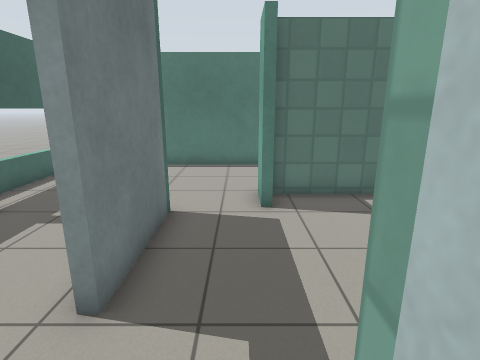
[1] (above)

21 first-person views from a walk through a world built for the Gazebo simulator. The camera is 1.3 m above the floor, tilts 14° down and sees 80° across. The floor is counted in squares, 0.5 m on a side. Each view is taken from the middle of a square. On the plan, view 1 faces up. The plan holds only what a view shows up to about 19 squares ahead; the rest is blank. The robots in the file are not drawn. Simple patterns stand in for the simulator's built-in surfaces.

[2]
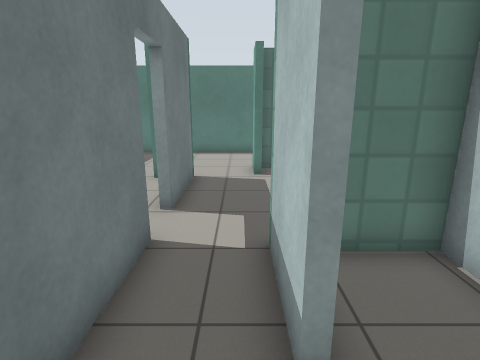

[3]
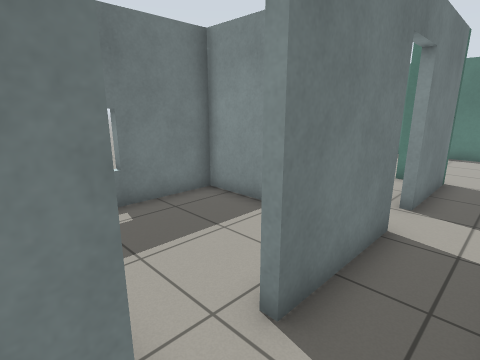

[4]
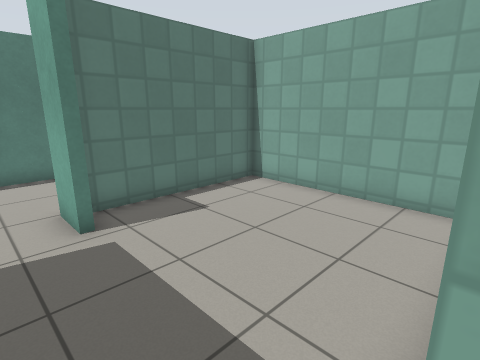

[5]
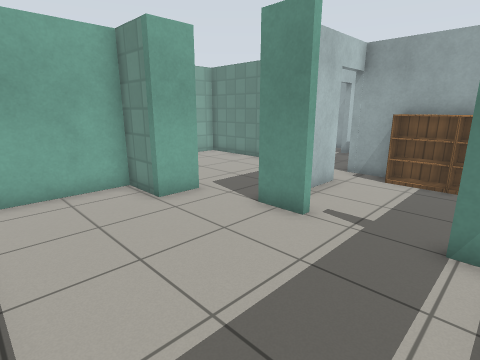

[6]
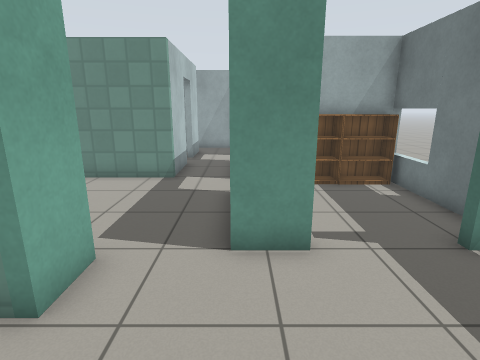

[7]
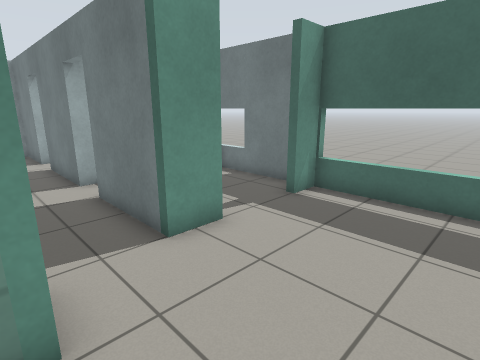

[8]
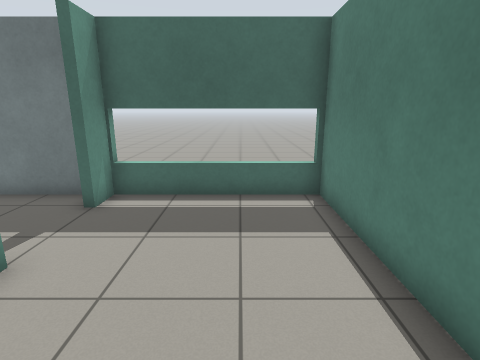

[9]
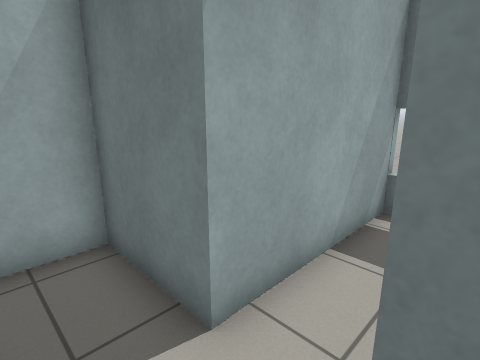

[10]
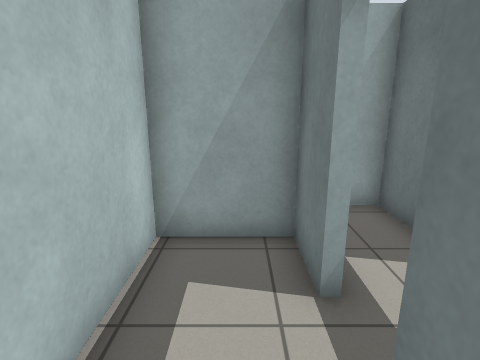

[11]
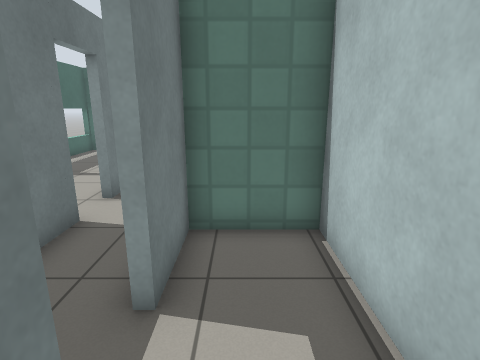

[12]
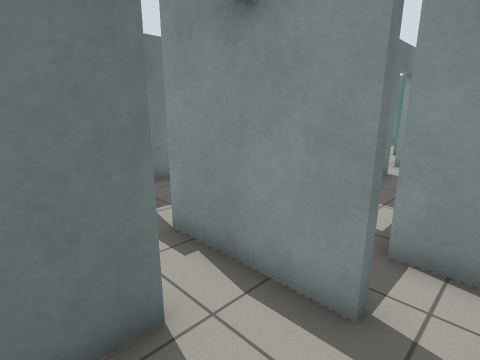

[13]
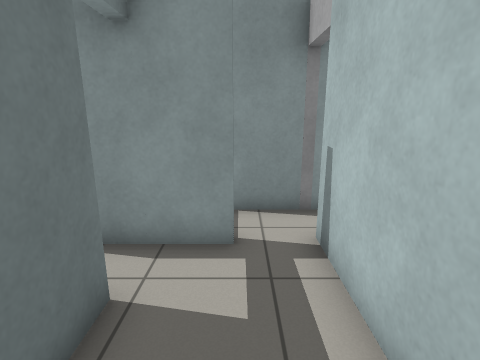

[14]
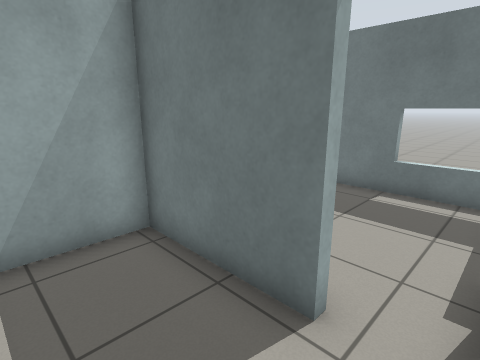

[15]
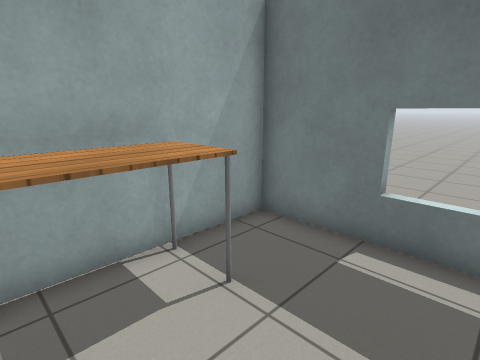

[16]
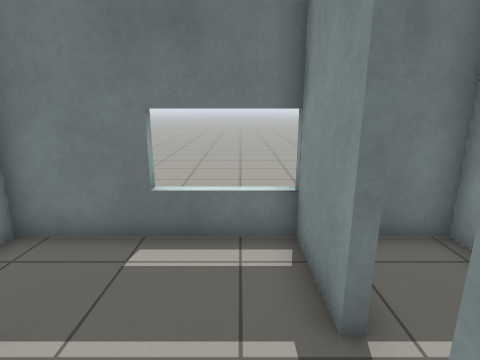

[17]
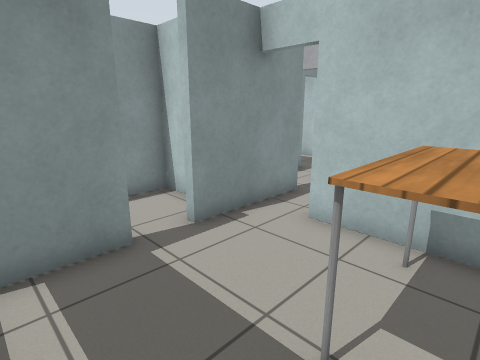

[18]
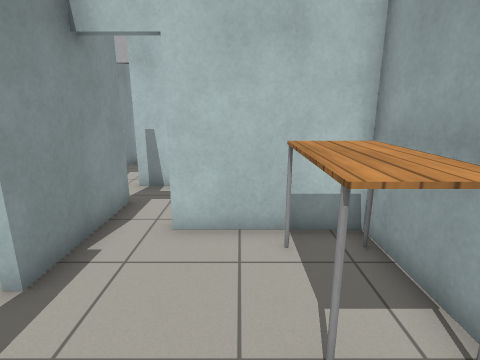

[19]
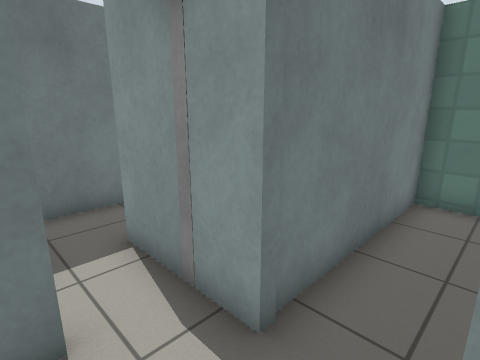

[20]
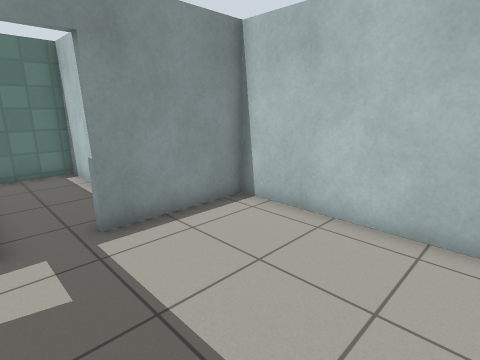

[21]
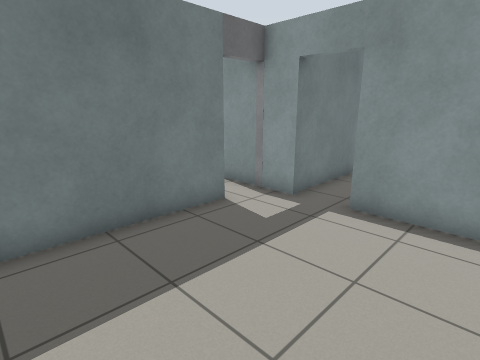

### Floor plan
Points are (right, up) in squares from view 1. A wall is a line through its corners. A room is listed if a view was taken in it or the views show most of it. See-through windows are left out.
Room 1 (views 1, 2, 3, 4, 9)
walls: (-1.8, 1.4) (-1.8, -2.6); (1, 7.4) (0.6, 7.4) (0.6, 8.9); (0.6, -1.7) (0.6, 1.2) (7.3, 1.2) (7.3, 8.6) (0.9, 8.6); (-1.8, 7.1) (-1.8, 3.1); (-1.8, -4.3) (-1.8, -7.5) (0.9, -7.5); (0.6, -5.8) (0.6, -3.5)
ways out: opening at (-0.5, 7.5) to room 2; open door at (1, -2.5) to room 3; opening at (1, -7) to room 4; open door at (-1, -8.5) to room 5; open door at (-2, 2.5) to room 7; open door at (-2, -3.5) to room 8
Room 2 (views 5, 6, 7, 8)
walls: (-3.4, 7.1) (-1.8, 7.1); (0.6, 8.9) (2.6, 8.9) (2.6, 12.5); (1.6, 13.5) (-7.5, 13.5) (-7.5, 7); (-7.9, 7.1) (-6.2, 7.1)
ways out: opening at (-0.5, 7.5) to room 1; opening at (-5, 7) to room 7
Room 3 (views 10, 11)
walls: (0.9, -3.5) (0.9, -5.5) (3.8, -5.5) (3.8, 0.9) (0.9, 0.9) (0.9, -1.7)
ways out: open door at (1, -2.5) to room 1; open door at (3, -6.5) to room 4
Room 4 (views 12, 13, 14)
walls: (-0.8, -9.5) (-0.8, -13.7) (1.9, -13.7); (2.6, -11.5) (2.6, -7.5); (1, -7.8) (-1, -7.8); (4.1, -5.8) (0.6, -5.8)
ways out: opening at (1, -7) to room 1; open door at (3, -6.5) to room 3
Room 5 (views 15, 16, 17, 18)
walls: (-4.7, -7.8) (-7.9, -7.8); (-1, -7.8) (-3.4, -7.8); (-7.5, -7.7) (-7.5, -13.7) (-1.1, -13.7) (-1.1, -9.5)
ways out: open door at (-1, -8.5) to room 1; opening at (-4, -8) to room 10
objects: table (-5, -13) to (-2, -12)
Room 6 (views 19, 20, 21)
walls: (10.3, -11.7) (10.3, -5.8) (5.9, -5.8); (2.9, -7.5) (2.9, -12.9)
ways out: open door at (5.5, -6) to room 9
Room 7 (no view inside)
walls: (-2.1, 3.1) (-2.1, 4.8); (-7.5, 6.1) (-7.5, 1.4); (-7.9, 1.4) (-1.8, 1.4)
ways out: open door at (-2, 2.5) to room 1; opening at (-5, 7) to room 2
objects: bookshelf (-7, 2) to (-6, 2); bookshelf (-5, 2) to (-4, 2)
Room 8 (no view inside)
walls: (-5.1, 1.1) (-7.5, 1.1) (-7.5, -2.2); (-7.9, -4.3) (-1.8, -4.3)
ways out: open door at (-2, -3.5) to room 1
Room 9 (no view inside)
walls: (7.3, -1.1) (7.3, 0.9) (4.1, 0.9) (4.1, -5.8); (7.3, -4.6) (7.3, -3.7)
ways out: open door at (5.5, -6) to room 6
Room 10 (no view inside)
walls: (-6.9, -4.6) (-7.5, -4.6) (-7.5, -6.1); (-2.1, -5.7) (-2.1, -4.6) (-3.5, -4.6)
ways out: opening at (-4, -8) to room 5

Positions as (right, up) in squares from view 1, and headings:
1: (0, 0), facing up
2: (0, -4), facing up
3: (0, -5), facing up-left
4: (-1, 1), facing up-right
5: (-7, 13), facing down-right
6: (-2, 12), facing down
7: (1, 12), facing down-left
8: (1, 11), facing left
9: (0, -2), facing down-left
10: (2, 0), facing down
11: (2, -5), facing up
12: (2, -11), facing up-left
13: (1, -13), facing up
14: (2, -8), facing down-left
15: (-2, -9), facing down-left
16: (-2, -9), facing left
17: (-7, -13), facing up-right
18: (-7, -11), facing right
19: (6, -8), facing up-left
20: (4, -12), facing up-right
21: (9, -13), facing up-left
